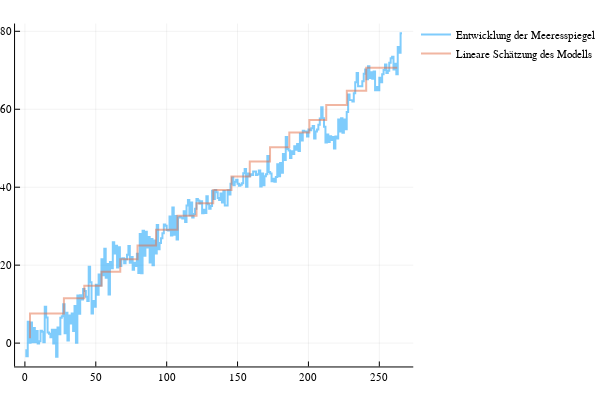

Notebook code cell kept with this figure:
### Code cell
f(x) = coef(linearmodel)[2] * x + coef(linearmodel)[1]
plot!(f, 1, size(data)[1], label = "Lineare Schätzung des Modells")

### Figure 1 — Plotly figure (JSON) as saved in the notebook; plotly's stock layout.template omitted (floating-point values rounded to 4 significant figures; data arrays with more than 128 entries replaced by an {"elided": "..."} marker saying what was removed)
{"data": [{"colorbar": {"title": ""}, "hoverinfo": "text", "legendgroup": "Entwicklung der Meeresspiegel", "line": {"color": "rgba(0, 154, 250, 0.500)", "dash": "solid", "shape": "linear", "width": 2}, "mode": "lines", "name": "Entwicklung der Meeresspiegel", "showlegend": true, "text": {"elided": "531 null values"}, "type": "scatter", "x": {"elided": "531 int values"}, "xaxis": "x1", "y": {"elided": "531 float values"}, "yaxis": "y1", "zmax": 0.1, "zmin": -0.1}, {"colorbar": {"title": ""}, "hoverinfo": "text", "legendgroup": "Lineare Schätzung des Modells", "line": {"color": "rgba(227, 111, 71, 0.500)", "dash": "solid", "shape": "linear", "width": 2}, "mode": "lines", "name": "Lineare Schätzung des Modells", "showlegend": true, "text": [null, null, null, null, null, null, null, null, null, null, null, null, null, null, null, null, null, null, null, null, null, null, null, null, null, null, null, null, null, null, null, null, null, null, null, null, null], "type": "scatter", "x": [3.588, 3.588, 27.52, 27.52, 41.9, 41.9, 54.06, 54.06, 67.26, 67.26, 79.44, 79.44, 92.49, 92.49, 107.6, 107.6, 121.1, 121.1, 132.8, 132.8, 145.7, 145.7, 158.6, 158.6, 172.9, 172.9, 186.5, 186.5, 200.7, 200.7, 212.6, 212.6, 227.1, 227.1, 240.7, 240.7, 262.6], "xaxis": "x1", "y": [1.215, 7.627, 7.627, 11.48, 11.48, 14.74, 14.74, 18.28, 18.28, 21.54, 21.54, 25.04, 25.04, 29.09, 29.09, 32.69, 32.69, 35.85, 35.85, 39.3, 39.3, 42.76, 42.76, 46.59, 46.59, 50.24, 50.24, 54.02, 54.02, 57.21, 57.21, 61.11, 61.11, 64.77, 64.77, 70.63, 70.63], "yaxis": "y1", "zmax": 0.1, "zmin": -0.1}], "layout": {"annotations": [], "height": 400, "legend": {"bgcolor": "rgba(255, 255, 255, 1.000)", "bordercolor": "rgba(0, 0, 0, 1.000)", "font": {"color": "rgba(0, 0, 0, 1.000)", "family": "sans-serif", "size": 11}, "tracegroupgap": 0, "x": 1, "y": 1}, "margin": {"b": 20, "l": 0, "r": 0, "t": 20}, "paper_bgcolor": "rgba(255, 255, 255, 1.000)", "plot_bgcolor": "rgba(255, 255, 255, 1.000)", "showlegend": true, "width": 600, "xaxis": {"anchor": "y1", "domain": [0.03619, 0.9934], "gridcolor": "rgba(0, 0, 0, 0.100)", "gridwidth": 0.5, "linecolor": "rgba(0, 0, 0, 1.000)", "mirror": false, "range": [-6.95, 273.9], "showgrid": true, "showline": true, "showticklabels": true, "tickangle": 0, "tickcolor": "rgb(0, 0, 0)", "tickfont": {"color": "rgba(0, 0, 0, 1.000)", "family": "sans-serif", "size": 11}, "tickmode": "array", "ticks": "inside", "ticktext": ["0", "50", "100", "150", "200", "250"], "tickvals": [0, 50, 100, 150, 200, 250], "title": "", "titlefont": {"color": "rgba(0, 0, 0, 1.000)", "family": "sans-serif", "size": 15}, "type": "-", "visible": true, "zeroline": false, "zerolinecolor": "rgba(0, 0, 0, 1.000)"}, "yaxis": {"anchor": "x1", "domain": [0.03762, 0.9902], "gridcolor": "rgba(0, 0, 0, 0.100)", "gridwidth": 0.5, "linecolor": "rgba(0, 0, 0, 1.000)", "mirror": false, "range": [-5.99, 81.99], "showgrid": true, "showline": true, "showticklabels": true, "tickangle": 0, "tickcolor": "rgb(0, 0, 0)", "tickfont": {"color": "rgba(0, 0, 0, 1.000)", "family": "sans-serif", "size": 11}, "tickmode": "array", "ticks": "inside", "ticktext": ["0", "20", "40", "60", "80"], "tickvals": [0, 20, 40, 60, 80], "title": "", "titlefont": {"color": "rgba(0, 0, 0, 1.000)", "family": "sans-serif", "size": 15}, "type": "-", "visible": true, "zeroline": false, "zerolinecolor": "rgba(0, 0, 0, 1.000)"}}}
